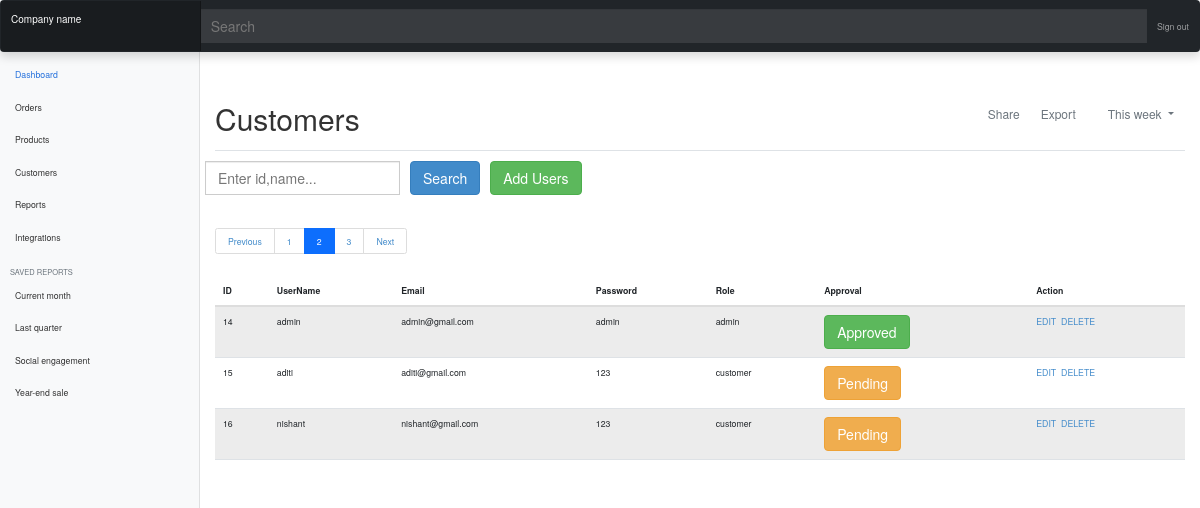
Page /customers.php?page=2 on the committed database.
### tables this page shows
CREATE TABLE `users` (
  `id` int NOT NULL,
  `userName` varchar(50) NOT NULL,
  `email` varchar(50) NOT NULL,
  `password` varchar(50) NOT NULL,
  `type` varchar(50) NOT NULL,
  `approved` varchar(50) NOT NULL
);

### classes/DB.php (called while the page is built, shortened)
<?php
class DB
{
    public static $instance;
    public static function getInstance()
    {
        if (!isset(self::$instance)) {
            try {
                self::$instance = new PDO("mysql:host=" . DBHOST . ";dbname=" . DBNAME, DBUSER, DBPASS);
                self::$instance->setAttribute(PDO::ATTR_ERRMODE, PDO::ERRMODE_EXCEPTION);
                return self::$instance;
            } catch (PDOException $e) {
                return $e->getMessage();
            }
        }
        return self::$instance;
    }
}

### classes/User.php (the view, shortened to what this page needs)
<?php
require "DB.php";
class User extends DB
{
    public static function user_display()
    {
        $sql1 = "select count(*) from users";
        $total_records = DB::getInstance()->query($sql1)->fetchColumn();
        $limit = 3;
        $total_page = ceil($total_records / $limit);
        if(isset($_GET["page"]))
        {
        $current_page = $_GET["page"];
        }
        else{
            $current_page = 1;
        }
        $offset= ($current_page - 1) * $limit;
        $sql = "select * from users LIMIT $offset , $limit";
        $data = DB::getInstance()->query($sql);
        $html = "<br>";
        $btn1= "";
        while ($row = $data->fetch(PDO::FETCH_OBJ)) {
            if ($row->approved == '1')
            {
                $btn1 = "<form action='adminApproval.php' method='get'><input type=hidden name='uid' value='$row->id'><button class='btn btn-success' type='submit' name='btnid' value='$row->approved'>Approved</button> </form>";
            }
            else{
                $btn1 = "<form action='adminApproval.php' method='get'><input type=hidden name='uid' value='$row->id'><button class='btn btn-warning' type='submit' name='btnid' value='$row->approved'>Pending</button> </form>";
            }
            $html.= '<tr><td>'.$row->id.'</td><td>'.$row->userName.'</td><td>'.$row->email.'</td><td>'.$row->password.'</td><td>'.$row->type.'</td><td>'.$btn1.'</td><td><a href = "../editUser.php?id='.$row->id.'">EDIT</a>&nbsp;&nbsp;<a href = "../delete_user.php?id='.$row->id.'">DELETE</a></td>
            </tr>';
        }
        $html .= '<nav aria-label="Page navigation example"><ul class="pagination">';
        if($current_page > 1)
        {
            $html .= '<li class="page-item"><a class="page-link" href="customers.php?page='.($current_page-1).'">Previous</a></li>';
        }
        for($i=1 ; $i<= $total_page; $i++)
        {
            if($i == $current_page)
            {
                $active = "active";
            }
            else
            {
                $active = "";
            }
          $html .='<li class="page-item '.$active.'"><a class="page-link" href="customers.php?page='.$i.'">'.$i.'</a></li>';
        }
        if($current_page < $total_page)
        {
            $html .= '<li class="page-item"><a class="page-link" href="customers.php?page='.($current_page+1).'">Next</a></li>';
        }
        $html .= '</ul> </nav>';
        echo $html;
    }
}

### assets/css/dashboard.css (style rules this page uses)
body { font-size: .875rem; }

### rows in the picture
users: id "14", userName "admin", email "admin@gmail.com", password "admin", type "admin", $row->approved 1 (drawn)
users: id "15", userName "aditi", email "aditi@gmail.com", password "123", type "customer", $row->approved 0 (drawn)
users: id "16", userName "nishant", email "nishant@gmail.com", password "123", type "customer", $row->approved 0 (drawn)
